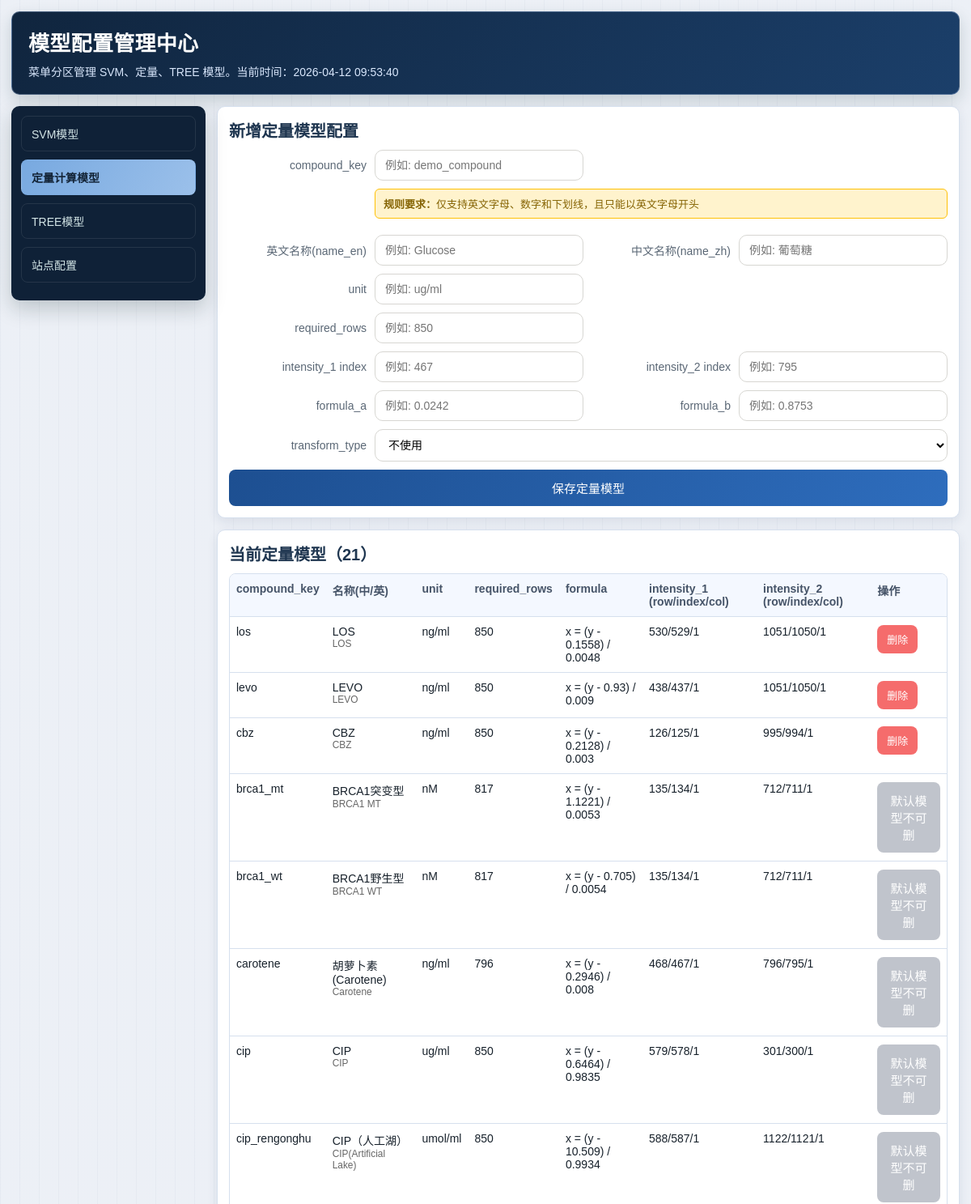
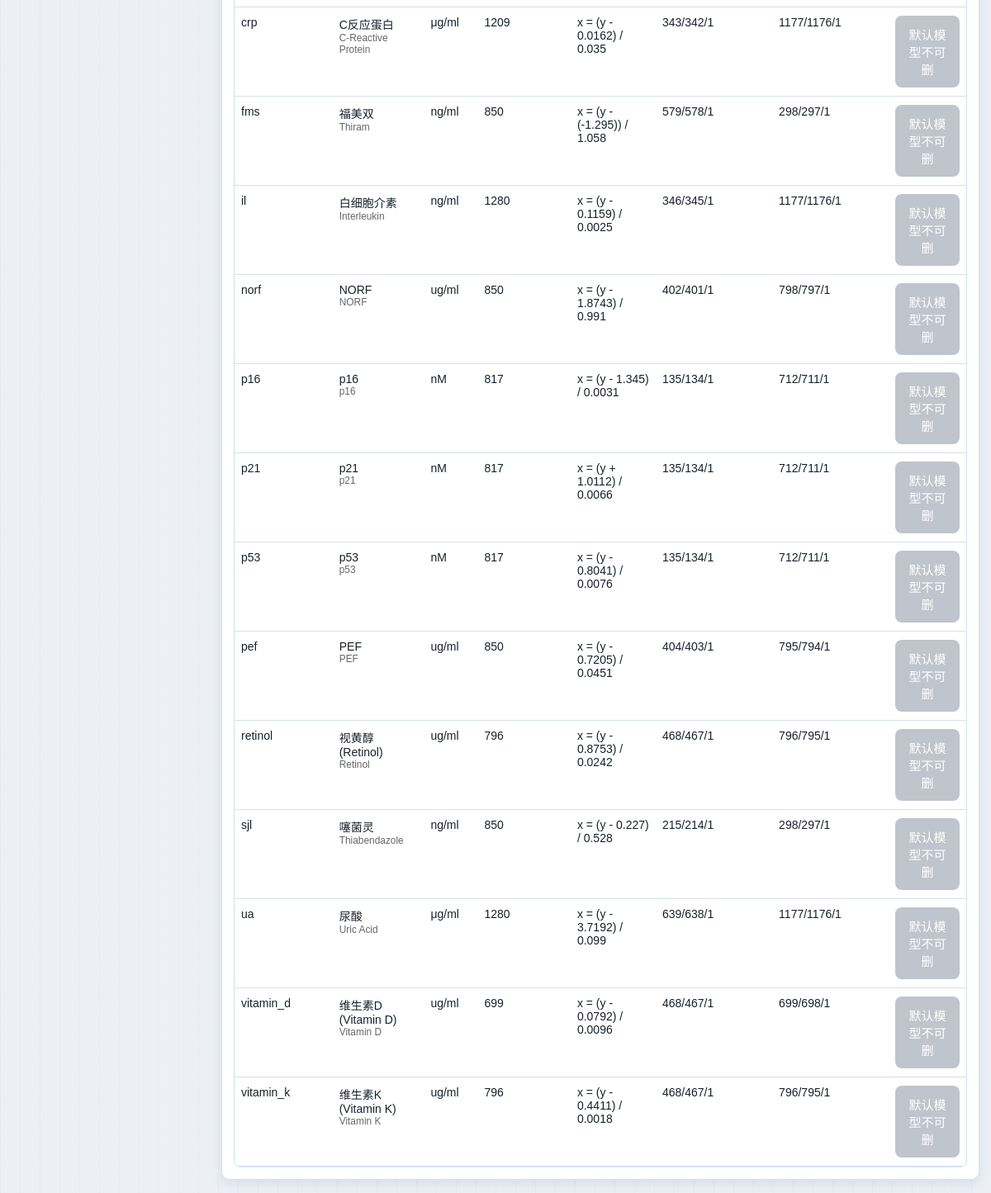
The page /admin/models/quantitative on the database its author committed (2 pictures, top to bottom).
### tables this page shows
CREATE TABLE quantitative_intensity_points (
            compound_key TEXT NOT NULL,
            point_no INTEGER NOT NULL CHECK (point_no IN (1, 2)),
            row_number INTEGER NOT NULL,
            row_index INTEGER NOT NULL,
            column_index INTEGER NOT NULL,
            PRIMARY KEY (compound_key, point_no),
            FOREIGN KEY (compound_key)
                REFERENCES quantitative_compounds(compound_key)
                ON DELETE CASCADE
                ON UPDATE CASCADE
        );

CREATE TABLE quantitative_compounds (
            compound_key TEXT PRIMARY KEY,
            name TEXT NOT NULL,
            unit TEXT NOT NULL,
            required_rows INTEGER NOT NULL,
            formula_a REAL NOT NULL,
            formula_b REAL NOT NULL,
            formula_description TEXT NOT NULL,
            transform_type TEXT,
            is_active INTEGER NOT NULL DEFAULT 1,
            created_at TEXT NOT NULL DEFAULT CURRENT_TIMESTAMP,
            updated_at TEXT NOT NULL DEFAULT CURRENT_TIMESTAMP
        , is_builtin INTEGER NOT NULL DEFAULT 0, name_en TEXT, name_zh TEXT);

### blueprints/model_admin.py (the view)
@model_admin_bp.route("/admin/models/quantitative", methods=["GET"])
def quantitative_model_admin_page():
    quantitative_models = list_quantitative_compounds(ModelConfig.DB_PATH)
    return render_template(
        "model_admin_quantitative.html",
        quantitative_models=quantitative_models,
        q_message=request.args.get("q_message", ""),
        q_error=request.args.get("q_error", ""),
        now=datetime.now(),
        active_menu="quantitative",
    )

### config/model_config_repository.py (called while the page is built)
def _connect(db_path: str) -> sqlite3.Connection:
    conn = sqlite3.connect(db_path)
    conn.row_factory = sqlite3.Row
    conn.execute("PRAGMA foreign_keys = ON")
    return conn

@contextmanager
def _connection(db_path: str):
    conn = _connect(db_path)
    try:
        yield conn
        conn.commit()
    finally:
        conn.close()

### templates/model_admin_quantitative.html (shortened to what this page needs)
{% extends "model_admin_base.html" %}
{% block content %}
<article class="card">
    <h2>新增定量模型配置</h2>
    <form class="align-label-right" method="post"
        action="{{ url_for('model_admin.create_quantitative_model_config') }}">
        <div class="two-col">
            <div class="row">
                <label for="compound_key">compound_key</label>
                <input id="compound_key" name="compound_key" type="text" required placeholder="例如: demo_compound">
            </div>
            <div class="row">
            </div>
        </div>
        <div
            style="background:#fff3cd;border:1px solid #ffc107;border-radius:6px;padding:8px 10px;font-size:13px;color:#856404;margin-left: 180px;">
            <strong>规则要求：</strong>仅支持英文字母、数字和下划线，且只能以英文字母开头
        </div>
        <div class="two-col">
            <div class="row">
                <label for="name_en">英文名称(name_en)</label>
                <input id="name_en" name="name_en" type="text" required placeholder="例如: Glucose">
            </div>
            <div class="row">
                <label for="name_zh">中文名称(name_zh)</label>
                <input id="name_zh" name="name_zh" type="text" required placeholder="例如: 葡萄糖">
            </div>
        </div>
        <div class="two-col">
            <div class="row">
                <label for="unit">unit</label>
                <input id="unit" name="unit" type="text" required placeholder="例如: ug/ml">
            </div>
        </div>
        <div class="two-col">
            <div class="row">
                <label for="required_rows">required_rows</label>
                <input id="required_rows" name="required_rows" type="text" required placeholder="例如: 850">
            </div>
        </div>
        <div class="two-col">
            <div class="row">
                <label for="intensity_1_index">intensity_1 index</label>
                <input id="intensity_1_index" name="intensity_1_index" type="text" required placeholder="例如: 467">
            </div>
            <div class="row">
                <label for="intensity_2_index">intensity_2 index</label>
                <input id="intensity_2_index" name="intensity_2_index" type="text" required placeholder="例如: 795">
            </div>
        </div>
        <div class="two-col">
            <div class="row">
                <label for="formula_a">formula_a</label>
                <input id="formula_a" name="formula_a" type="text" required placeholder="例如: 0.0242">
            </div>
            <div class="row">
                <label for="formula_b">formula_b</label>
                <input id="formula_b" name="formula_b" type="text" required placeholder="例如: 0.8753">
            </div>
        </div>
        <div class="row">
            <label for="transform_type">transform_type</label>
            <select id="transform_type" name="transform_type">
                <option value="">不使用</option>
            </select>
        </div>
        <button class="btn" type="submit">保存定量模型</button>
    </form>
</article>
<article class="card">
    <h2>当前定量模型（{{ quantitative_models|length }}）</h2>
    <div class="table-shell">
        <table>
            <thead>
                <tr>
                    <th>compound_key</th>
                    <th>名称(中/英)</th>
                    <th>unit</th>
                    <th>required_rows</th>
                    <th>formula</th>
                    <th>intensity_1 (row/index/col)</th>
                    <th>intensity_2 (row/index/col)</th>
                    <th>操作</th>
                </tr>
            </thead>
            <tbody>
                {% for item in quantitative_models %}
                <tr>
                    <td>{{ item.compound_key }}</td>
                    <td>
                        <div>{{ item.name_zh }}</div>
                        <div style="font-size: 0.85em; color: #666;">{{ item.name_en }}</div>
                    </td>
                    <td>{{ item.unit }}</td>
                    <td>{{ item.required_rows }}</td>
                    <td>{{ item.formula_description }}</td>
                    <td>{{ item.intensity1_row }}/{{ item.intensity1_index }}/{{ item.intensity1_col }}</td>
                    <td>{{ item.intensity2_row }}/{{ item.intensity2_index }}/{{ item.intensity2_col }}</td>
                    <td>
                        {% if item.is_builtin == 1 %}
                        <button class="btn btn-disabled" type="button" disabled title="默认初始模型不允许删除">默认模型不可删</button>
                        {% else %}
                        <form class="inline-form" method="post"
                            action="{{ url_for('model_admin.delete_quantitative_model_config') }}"
                            onsubmit="return confirmDeleteQuantitative('{{ item.compound_key }}')">
                            <button class="btn btn-danger" type="submit">删除</button>
                        </form>
                        {% endif %}
                    </td>
                </tr>
                {% endfor %}
            </tbody>
        </table>
    </div>
</article>
{% endblock %}

### templates/model_admin_base.html (style rules this page uses)
:root { --bg: #f3f6fb; --panel: #ffffff; --ink: #17212b; --muted: #5a6775; --brand: #1d4f91; --brand-2: #2e6dbd; --line: #d6e0ee; --ok: #0a7d31; --danger: #b42318; --menu-bg: #0f2137; --menu-active: #78a9e0; }
* { box-sizing: border-box; }
body { margin: 0; color: var(--ink); font-family: "Microsoft YaHei", "PingFang SC", sans-serif; background: linear-gradient(0deg, rgba(26, 53, 92, 0.03), rgba(26, 53, 92, 0.03)), repeating-linear-gradient(90deg, rgba(80, 104, 138, 0.045) 0, rgba(80, 104, 138, 0.045) 1px, transparent 1px, transparent 24px), var(--bg); }
.card { background: var(--panel); border: 1px solid var(--line); border-radius: 10px; padding: 14px; box-shadow: 0 5px 14px rgba(21, 49, 87, 0.09); }
.card h2 { margin: 0 0 10px; color: #1f3650; font-size: 20px; }
form { display: grid; gap: 10px; }
.two-col { display: grid; grid-template-columns: 1fr 1fr; gap: 12px; }
.row { display: grid; grid-template-columns: 170px 1fr; align-items: center; gap: 10px; }
label { color: var(--muted); font-size: 14px; }
.align-label-right label { text-align: right; }
input[type="text"], input[type="file"], select { width: 100%; border: 1px solid #d7d6d2; border-radius: 10px; padding: 10px 12px; background: #fff; font-size: 14px; }
.btn { border: none; border-radius: 8px; padding: 12px 16px; background: linear-gradient(120deg, var(--brand) 0%, var(--brand-2) 100%); color: #fff; font-size: 15px; cursor: pointer; }
.btn.btn-danger { background: #f56c6c; color: #fff; padding: 8px 12px; font-size: 13px; }
.btn.btn-disabled, .btn:disabled { background: #c0c4cc; color: #fff; cursor: not-allowed; }
.inline-form { display: inline-block; margin: 0; }
.table-shell { width: 100%; overflow-x: auto; border: 1px solid var(--line); border-radius: 8px; background: #fff; }
table { width: 100%; border-collapse: collapse; font-size: 14px; min-width: 720px; }
th, td { border-bottom: 1px solid var(--line); text-align: left; padding: 10px 8px; vertical-align: top; }
th { color: #465468; font-weight: 700; background: #f4f8ff; }

### rows shown on the page
quantitative_intensity_points: compound_key "los", name_zh "LOS", name_en "LOS", unit "ng/ml", required_rows "850", formula_description "x = (y - 0.1558) / 0.0048", intensity1_row "530", intensity1_index "529", intensity1_col "1", intensity2_row "1051", intensity2_index "1050", intensity2_col "1"
quantitative_intensity_points: compound_key "levo", name_zh "LEVO", name_en "LEVO", unit "ng/ml", required_rows "850", formula_description "x = (y - 0.93) / 0.009", intensity1_row "438", intensity1_index "437", intensity1_col "1", intensity2_row "1051", intensity2_index "1050", intensity2_col "1"
quantitative_intensity_points: compound_key "cbz", name_zh "CBZ", name_en "CBZ", unit "ng/ml", required_rows "850", formula_description "x = (y - 0.2128) / 0.003", intensity1_row "126", intensity1_index "125", intensity1_col "1", intensity2_row "995", intensity2_index "994", intensity2_col "1"
quantitative_intensity_points: compound_key "brca1_mt", name_zh "BRCA1突变型", name_en "BRCA1 MT", unit "nM", required_rows "817", formula_description "x = (y - 1.1221) / 0.0053", intensity1_row "135", intensity1_index "134", intensity1_col "1", intensity2_row "712", intensity2_index "711", intensity2_col "1", shows "默认模型不可删"
quantitative_intensity_points: compound_key "brca1_wt", name_zh "BRCA1野生型", name_en "BRCA1 WT", unit "nM", required_rows "817", formula_description "x = (y - 0.705) / 0.0054", intensity1_row "135", intensity1_index "134", intensity1_col "1", intensity2_row "712", intensity2_index "711", intensity2_col "1", shows "默认模型不可删"
quantitative_intensity_points: compound_key "carotene", name_zh "胡萝卜素 (Carotene)", name_en "Carotene", unit "ng/ml", required_rows "796", formula_description "x = (y - 0.2946) / 0.008", intensity1_row "468", intensity1_index "467", intensity1_col "1", intensity2_row "796", intensity2_index "795", intensity2_col "1", shows "默认模型不可删"
quantitative_intensity_points: compound_key "cip", name_zh "CIP", name_en "CIP", unit "ug/ml", required_rows "850", formula_description "x = (y - 0.6464) / 0.9835", intensity1_row "579", intensity1_index "578", intensity1_col "1", intensity2_row "301", intensity2_index "300", intensity2_col "1", shows "默认模型不可删"
quantitative_intensity_points: compound_key "cip_rengonghu", name_zh "CIP（人工湖）", name_en "CIP(Artificial Lake)", unit "umol/ml", required_rows "850", formula_description "x = (y - 10.509) / 0.9934", intensity1_row "588", intensity1_index "587", intensity1_col "1", intensity2_row "1122", intensity2_index "1121", intensity2_col "1", shows "默认模型不可删"
quantitative_intensity_points: compound_key "crp", name_zh "C反应蛋白", name_en "C-Reactive Protein", unit "μg/ml", required_rows "1209", formula_description "x = (y - 0.0162) / 0.035", intensity1_row "343", intensity1_index "342", intensity1_col "1", intensity2_row "1177", intensity2_index "1176", intensity2_col "1", shows "默认模型不可删"
quantitative_intensity_points: compound_key "fms", name_zh "福美双", name_en "Thiram", unit "ng/ml", required_rows "850", formula_description "x = (y - (-1.295)) / 1.058", intensity1_row "579", intensity1_index "578", intensity1_col "1", intensity2_row "298", intensity2_index "297", intensity2_col "1", shows "默认模型不可删"
quantitative_intensity_points: compound_key "il", name_zh "白细胞介素", name_en "Interleukin", unit "ng/ml", required_rows "1280", formula_description "x = (y - 0.1159) / 0.0025", intensity1_row "346", intensity1_index "345", intensity1_col "1", intensity2_row "1177", intensity2_index "1176", intensity2_col "1", shows "默认模型不可删"
quantitative_intensity_points: compound_key "norf", name_zh "NORF", name_en "NORF", unit "ug/ml", required_rows "850", formula_description "x = (y - 1.8743) / 0.991", intensity1_row "402", intensity1_index "401", intensity1_col "1", intensity2_row "798", intensity2_index "797", intensity2_col "1", shows "默认模型不可删"
quantitative_intensity_points: compound_key "p16", name_zh "p16", name_en "p16", unit "nM", required_rows "817", formula_description "x = (y - 1.345) / 0.0031", intensity1_row "135", intensity1_index "134", intensity1_col "1", intensity2_row "712", intensity2_index "711", intensity2_col "1", shows "默认模型不可删"
quantitative_intensity_points: compound_key "p21", name_zh "p21", name_en "p21", unit "nM", required_rows "817", formula_description "x = (y + 1.0112) / 0.0066", intensity1_row "135", intensity1_index "134", intensity1_col "1", intensity2_row "712", intensity2_index "711", intensity2_col "1", shows "默认模型不可删"
quantitative_intensity_points: compound_key "p53", name_zh "p53", name_en "p53", unit "nM", required_rows "817", formula_description "x = (y - 0.8041) / 0.0076", intensity1_row "135", intensity1_index "134", intensity1_col "1", intensity2_row "712", intensity2_index "711", intensity2_col "1", shows "默认模型不可删"
quantitative_intensity_points: compound_key "pef", name_zh "PEF", name_en "PEF", unit "ug/ml", required_rows "850", formula_description "x = (y - 0.7205) / 0.0451", intensity1_row "404", intensity1_index "403", intensity1_col "1", intensity2_row "795", intensity2_index "794", intensity2_col "1", shows "默认模型不可删"
quantitative_intensity_points: compound_key "retinol", name_zh "视黄醇 (Retinol)", name_en "Retinol", unit "ug/ml", required_rows "796", formula_description "x = (y - 0.8753) / 0.0242", intensity1_row "468", intensity1_index "467", intensity1_col "1", intensity2_row "796", intensity2_index "795", intensity2_col "1", shows "默认模型不可删"
quantitative_intensity_points: compound_key "sjl", name_zh "噻菌灵", name_en "Thiabendazole", unit "ng/ml", required_rows "850", formula_description "x = (y - 0.227) / 0.528", intensity1_row "215", intensity1_index "214", intensity1_col "1", intensity2_row "298", intensity2_index "297", intensity2_col "1", shows "默认模型不可删"
quantitative_intensity_points: compound_key "ua", name_zh "尿酸", name_en "Uric Acid", unit "μg/ml", required_rows "1280", formula_description "x = (y - 3.7192) / 0.099", intensity1_row "639", intensity1_index "638", intensity1_col "1", intensity2_row "1177", intensity2_index "1176", intensity2_col "1", shows "默认模型不可删"
quantitative_intensity_points: compound_key "vitamin_d", name_zh "维生素D (Vitamin D)", name_en "Vitamin D", unit "ug/ml", required_rows "699", formula_description "x = (y - 0.0792) / 0.0096", intensity1_row "468", intensity1_index "467", intensity1_col "1", intensity2_row "699", intensity2_index "698", intensity2_col "1", shows "默认模型不可删"
quantitative_intensity_points: compound_key "vitamin_k", name_zh "维生素K (Vitamin K)", name_en "Vitamin K", unit "ug/ml", required_rows "796", formula_description "x = (y - 0.4411) / 0.0018", intensity1_row "468", intensity1_index "467", intensity1_col "1", intensity2_row "796", intensity2_index "795", intensity2_col "1", shows "默认模型不可删"

### other values the page prints
{{ quantitative_models|length }} "21"
